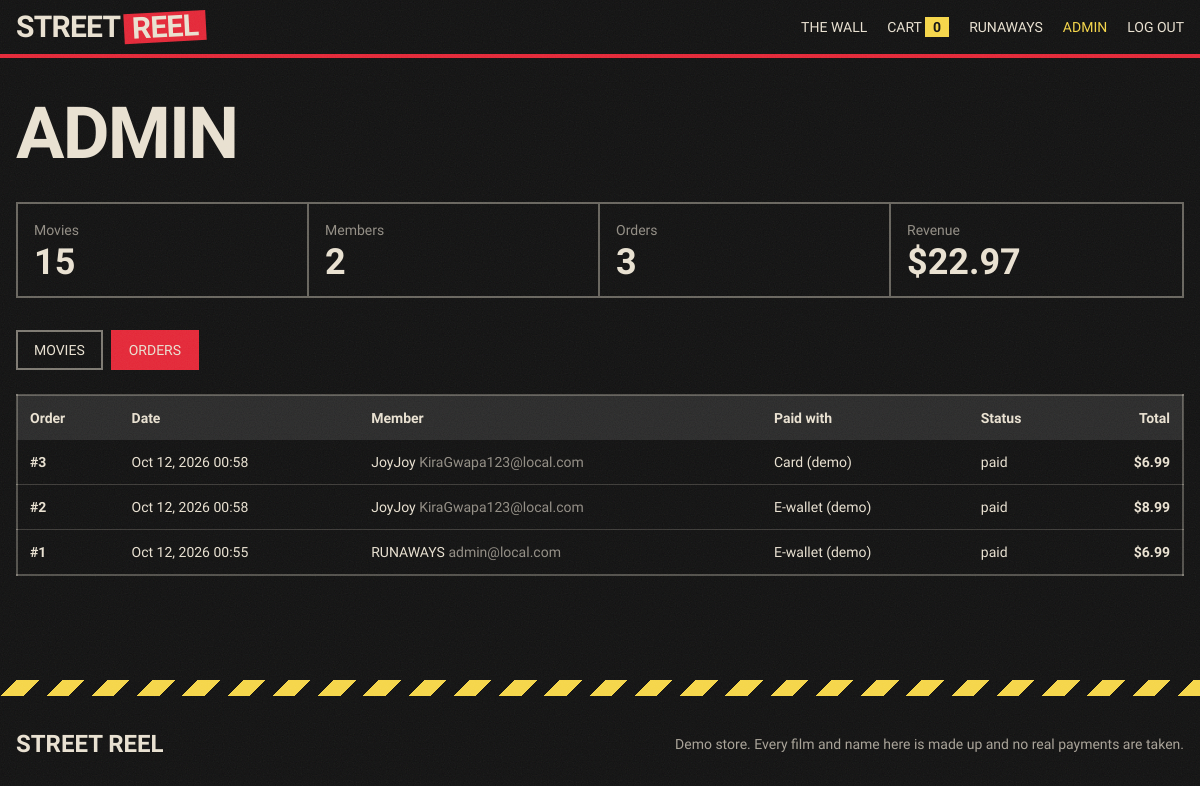
The app's page /admin.php?tab=orders (signed in) with its own data.
### tables this page shows
CREATE TABLE `users` (
  `id` int(10) UNSIGNED NOT NULL,
  `name` varchar(60) NOT NULL,
  `email` varchar(190) NOT NULL,
  `password_hash` varchar(255) NOT NULL,
  `role` enum('user','admin') NOT NULL DEFAULT 'user',
  `created_at` timestamp NOT NULL DEFAULT current_timestamp()
);

CREATE TABLE `orders` (
  `id` int(10) UNSIGNED NOT NULL,
  `user_id` int(10) UNSIGNED NOT NULL,
  `total` decimal(10,2) NOT NULL,
  `payment_method` varchar(30) NOT NULL,
  `status` enum('paid','pending','refunded') NOT NULL DEFAULT 'paid',
  `created_at` timestamp NOT NULL DEFAULT current_timestamp()
);

### includes/bootstrap.php (called while the page is built, shortened)
<?php
require_once __DIR__ . '/db.php';
function e($v): string { return htmlspecialchars((string)$v, ENT_QUOTES | ENT_SUBSTITUTE, 'UTF-8'); }
function money($n): string { return CURRENCY . number_format((float)$n, 2); }
function current_user(): ?array {
    static $user = false;
    if ($user !== false) return $user;
    $user = null;
    if (!empty($_SESSION['uid'])) {
        $st = db()->prepare('SELECT id, name, email, role FROM users WHERE id = ?');
        $st->execute([$_SESSION['uid']]);
        $user = $st->fetch() ?: null;
    }
    return $user;
}
function require_login(): array {
    $u = current_user();
    return $u;
}
function require_admin(): array {
    $u = require_login();
    return $u;
}
function cart_count(?int $uid): int {
    $st = db()->prepare('SELECT COUNT(*) FROM cart_items WHERE user_id = ?');
    $st->execute([$uid]);
    return (int)$st->fetchColumn();
}

### includes/db.php (called while the page is built, shortened)
<?php
function db(): PDO {
    static $pdo = null;
    if ($pdo) return $pdo;
    try {
        $pdo = new PDO(
            'mysql:host=' . DB_HOST . ';dbname=' . DB_NAME . ';charset=utf8mb4',
            DB_USER, DB_PASS,
            [
                PDO::ATTR_ERRMODE            => PDO::ERRMODE_EXCEPTION,
                PDO::ATTR_DEFAULT_FETCH_MODE => PDO::FETCH_ASSOC,
                PDO::ATTR_EMULATE_PREPARES   => false,
            ]
        );
    } catch (PDOException $e) {
        http_response_code(500);
        $msg = 'Database unreachable. Start MySQL in XAMPP, check includes/config.php, then run install.php.';
        if (str_contains($_SERVER['SCRIPT_NAME'] ?? '', '/api/')) {
            header('Content-Type: application/json');
            echo json_encode(['error' => $msg]);
        } else {
            header('Content-Type: text/plain; charset=utf-8');
            echo $msg;
        }
        exit;
    }
    return $pdo;
}

### admin.php (the view, shortened to what this page needs)
<?php
require __DIR__ . '/includes/layout.php';
$admin = require_admin();
$pdo = db();
$tab = ($_GET['tab'] ?? 'movies') === 'orders' ? 'orders' : 'movies';
$stats = [
    'Movies'  => (int)$pdo->query('SELECT COUNT(*) FROM movies')->fetchColumn(),
    'Members' => (int)$pdo->query('SELECT COUNT(*) FROM users')->fetchColumn(),
    'Orders'  => (int)$pdo->query("SELECT COUNT(*) FROM orders WHERE status='paid'")->fetchColumn(),
    'Revenue' => money($pdo->query("SELECT COALESCE(SUM(total),0) FROM orders WHERE status='paid'")->fetchColumn()),
];
$orders = $tab === 'orders'
    ? $pdo->query("SELECT o.id, o.total, o.payment_method, o.status, o.created_at, u.name, u.email FROM orders o JOIN users u ON u.id = o.user_id ORDER BY o.id DESC LIMIT 100")->fetchAll()
    : [];
page_start('Admin');
echo h1('Admin');
?>
<dl class="mt-8 grid grid-cols-2 md:grid-cols-4 border-2 border-paper/40">
  <?php foreach ($stats as $label => $val): ?>
    <div class="p-4 border-b-2 md:border-b-0 border-r-2 last:border-r-0 border-paper/40"><dt class="font-mono text-sm text-paper/60"><?= e($label) ?></dt><dd class="font-display font-black text-4xl leading-none mt-1"><?= e($val) ?></dd></div>
  <?php endforeach; ?>
</dl>
<nav class="mt-8 flex gap-2 font-stencil uppercase text-sm" aria-label="Admin sections">
  <a href="admin.php" class="px-4 py-2 border-2 <?= $tab === 'movies' ? 'bg-blood border-blood' : 'border-paper/50 hover:border-hazard' ?>">Movies</a>
  <a href="admin.php?tab=orders" class="px-4 py-2 border-2 <?= $tab === 'orders' ? 'bg-blood border-blood' : 'border-paper/50 hover:border-hazard' ?>">Orders</a>
</nav>
<?php if ($tab === 'orders'): ?>
  <div class="mt-6 overflow-x-auto">
    <table class="w-full font-mono text-sm text-left border-2 border-paper/30">
      <thead class="bg-concrete"><tr><th class="p-3">Order</th><th class="p-3">Date</th><th class="p-3">Member</th><th class="p-3">Paid with</th><th class="p-3">Status</th><th class="p-3 text-right">Total</th></tr></thead>
      <tbody class="divide-y divide-paper/20">
      <?php foreach ($orders as $o): ?>
        <tr><td class="p-3 font-bold">#<?= (int)$o['id'] ?></td><td class="p-3 whitespace-nowrap"><?= e(date('M j, Y H:i', strtotime($o['created_at']))) ?></td><td class="p-3"><?= e($o['name']) ?> <span class="text-paper/60"><?= e($o['email']) ?></span></td><td class="p-3"><?= e($o['payment_method']) ?></td><td class="p-3"><?= e($o['status']) ?></td><td class="p-3 text-right font-bold"><?= money($o['total']) ?></td></tr>
      <?php endforeach; ?>
      </tbody>
    </table>
  </div>
<?php endif; ?>
<?php page_end();

### includes/layout.php (shortened to what this page needs)
<?php
require_once __DIR__ . '/bootstrap.php';
function brand_html(): string {
    $parts = explode(' ', BRAND_NAME, 2);
    return '<span>' . e($parts[0]) . '</span><span class="bg-blood text-paper px-2 -rotate-3 inline-block ml-1">' . e($parts[1]) . '</span>';
}
function page_start(string $title, string $main = 'max-w-7xl'): void {
    $u = current_user();
    $count = cart_count($u['id'] ?? null);
    ?><!doctype html>
<html lang="en">
<head>
<script src="https://cdn.tailwindcss.com"></script>
</head>
<body class="font-body antialiased">
<header class="sticky top-0 z-40 bg-asphalt border-b-4 border-blood">
  <div class="mx-auto max-w-7xl px-4 py-3 flex items-center gap-x-5 gap-y-1 flex-wrap">
    <a href="index.html" class="font-display font-black uppercase text-3xl leading-none tracking-tight flex items-center"><?= brand_html() ?></a>
    <nav class="ml-auto flex items-center gap-x-5 gap-y-1 flex-wrap font-stencil text-sm uppercase" aria-label="Main">
      <a href="index.html#wall" class="hover:text-hazard">The wall</a>
      <a href="cart.php" class="hover:text-hazard">Cart <span class="inline-block min-w-[1.5rem] text-center bg-hazard text-asphalt font-mono font-bold px-1"><?= $count ?></span></a>
      <?php if ($u): ?>
        <a href="account.php" class="hover:text-hazard"><?= e($u['name']) ?></a>
        <?php if ($u['role'] === 'admin'): ?><a href="admin.php" class="text-hazard hover:underline">Admin</a><?php endif; ?>
        <form action="logout.php" method="post" class="inline"><?= csrf_field() ?><button class="hover:text-blood uppercase">Log out</button></form>
      <?php else: ?>
        <a href="login.php" class="hover:text-hazard">Log in</a>
        <a href="register.php" class="bg-blood px-3 py-1 slab-sm press">Sign up</a>
      <?php endif; ?>
    </nav>
  </div>
</header>
<main id="main" class="mx-auto <?= e($main) ?> px-4 py-10">
<?php
}
function page_end(): void { ?>
</main>
<footer class="mt-16">
  <div class="hazard h-4"></div>
  <div class="mx-auto max-w-7xl px-4 py-8 flex flex-wrap items-center justify-between gap-4 font-mono text-sm text-paper/70">
    <span class="font-display font-black uppercase text-2xl text-paper"><?= e(BRAND_NAME) ?></span>
    <span>Demo store. Every film and name here is made up and no real payments are taken.</span>
  </div>
</footer>
</body>
</html>
<?php
}
function h1(string $text, string $extra = ''): string {
    return '<h1 class="font-display font-black uppercase leading-[.85] tracking-tight text-5xl sm:text-7xl ' . $extra . '">' . e($text) . '</h1>';
}

### includes/layout.php (style rules this page uses)
:root { --asphalt:#101010;--charcoal:#1B1B1B;--concrete:#292929;--blood:#E32636;--paper:#E8E0D0;--hazard:#F5D547 }
html { background:var(--asphalt) }
body { background:var(--asphalt);color:var(--paper);font-family:'Barlow',system-ui,sans-serif;min-height:100vh }
body::before { content:"";position:fixed;inset:0;z-index:55;pointer-events:none;opacity:.08;mix-blend-mode:screen; }
.hazard { background:repeating-linear-gradient(-45deg,var(--hazard) 0 16px,var(--asphalt) 16px 32px) }

### records on screen
users: name "RUNAWAYS"
orders: id "3", created_at "Oct 12, 2026 00:58", user.name "JoyJoy", user.email "KiraGwapa123@local.com", payment_method "Card (demo)", status "paid", total "$6.99"
orders: id "2", created_at "Oct 12, 2026 00:58", user.name "JoyJoy", user.email "KiraGwapa123@local.com", payment_method "E-wallet (demo)", status "paid", total "$8.99"
orders: id "1", created_at "Oct 12, 2026 00:55", user.name "RUNAWAYS", user.email "admin@local.com", payment_method "E-wallet (demo)", status "paid", total "$6.99"

### other values on screen
$parts[0] "STREET"
$parts[1] "REEL"
$count "0"
$text "ADMIN"
$label "Movies"
$val "15"
$label "Members"
$val "2"
$label "Orders"
$val "3"
$label "Revenue"
$val "$22.97"
BRAND_NAME "STREET REEL"
